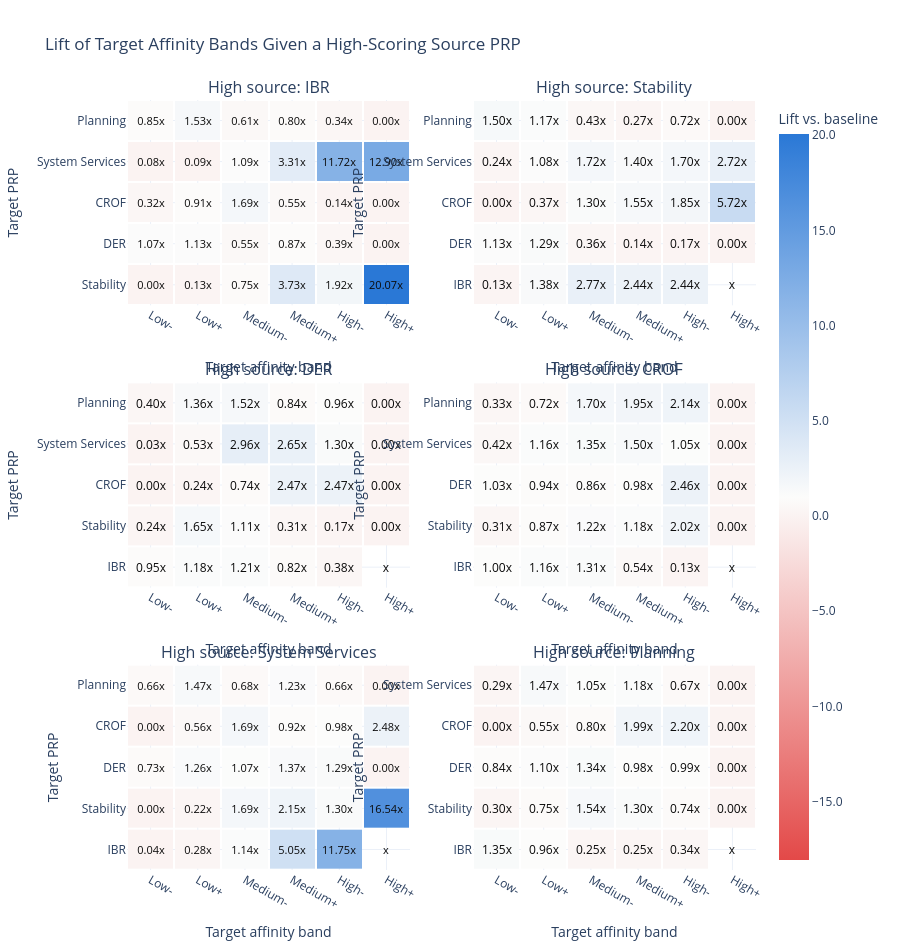

Here is the notebook cell this chart was saved with:
### Code cell
lift_heatmap_figure = make_subplots(
    rows=3,
    cols=2,
    subplot_titles=[f"High source: {source_prp}" for source_prp in programme_order],
    vertical_spacing=0.1,
)

for index, source_prp in enumerate(programme_order):
    source_prp_lift_heatmap = (
        source_target_band_diversification_summary
        .query("Source_PRP == @source_prp")
        .pivot(
            index="Target_PRP",
            columns="Affinity_Band",
            values="Lift_vs_Target_PRP_Baseline",
        )
        .reindex(
            index=[prp for prp in programme_order if prp != source_prp],
            columns=target_band_order,
        )
    )

    lift_heatmap_figure.add_trace(
        go.Heatmap(
            z=source_prp_lift_heatmap,
            x=source_prp_lift_heatmap.columns,
            y=source_prp_lift_heatmap.index,
            coloraxis="coloraxis",
            texttemplate="%{z:.2f}x",
            textfont={"color": "#0b0b0b"},
            xgap=2,
            ygap=2,
            hovertemplate=(
                f"High source PRP: {source_prp}<br>"
                "Target PRP: %{y}<br>"
                "Affinity band: %{x}<br>"
                "Lift: %{z:.2f}x<extra></extra>"
            ),
        ),
        row=index // 2 + 1,
        col=index % 2 + 1,
    )

lift_heatmap_figure.update_layout(
    title="Lift of Target Affinity Bands Given a High-Scoring Source PRP",
    height=950,
    template="plotly_white",
    coloraxis={
        "colorscale": [
            [0, "#e34948"],
            [0.5, "#fcfcfb"],
            [1, "#2a78d6"],
        ],
        "cmin": 0,
        "cmid": 1,
        "colorbar": {"title": "Lift vs. baseline", "tickformat": ".1f"},
    },
)
lift_heatmap_figure.update_xaxes(title_text="Target affinity band")
lift_heatmap_figure.update_yaxes(title_text="Target PRP")
lift_heatmap_figure.show()

### Figure 1 — Plotly figure (JSON) as saved in the notebook; plotly's stock layout.template omitted (floating-point values rounded to 4 significant figures)
{"data": [{"coloraxis": "coloraxis", "hovertemplate": "High source PRP: IBR<br>Target PRP: %{y}<br>Affinity band: %{x}<br>Lift: %{z:.2f}x<extra></extra>", "textfont": {"color": "#0b0b0b"}, "texttemplate": "%{z:.2f}x", "type": "heatmap", "x": ["Low-", "Low+", "Medium-", "Medium+", "High-", "High+"], "xaxis": "x", "xgap": 2, "y": ["Stability", "DER", "CROF", "System Services", "Planning"], "yaxis": "y", "ygap": 2, "z": [[0.0, 0.1252, 0.7476, 3.732, 1.918, 20.07], [1.075, 1.132, 0.5469, 0.8683, 0.3926, 0.0], [0.321, 0.9072, 1.686, 0.5473, 0.1368, 0.0], [0.07807, 0.08983, 1.088, 3.306, 11.72, 12.9], [0.8532, 1.533, 0.6146, 0.8011, 0.342, 0.0]]}, {"coloraxis": "coloraxis", "hovertemplate": "High source PRP: Stability<br>Target PRP: %{y}<br>Affinity band: %{x}<br>Lift: %{z:.2f}x<extra></extra>", "textfont": {"color": "#0b0b0b"}, "texttemplate": "%{z:.2f}x", "type": "heatmap", "x": ["Low-", "Low+", "Medium-", "Medium+", "High-", "High+"], "xaxis": "x2", "xgap": 2, "y": ["IBR", "DER", "CROF", "System Services", "Planning"], "yaxis": "y2", "ygap": 2, "z": [[0.1337, 1.384, 2.769, 2.444, 2.437, NaN], [1.134, 1.287, 0.3592, 0.1375, 0.1658, 0.0], [0.0, 0.3732, 1.298, 1.545, 1.849, 5.719], [0.2417, 1.085, 1.723, 1.396, 1.704, 2.723], [1.501, 1.167, 0.4325, 0.2658, 0.7221, 0.0]]}, {"coloraxis": "coloraxis", "hovertemplate": "High source PRP: DER<br>Target PRP: %{y}<br>Affinity band: %{x}<br>Lift: %{z:.2f}x<extra></extra>", "textfont": {"color": "#0b0b0b"}, "texttemplate": "%{z:.2f}x", "type": "heatmap", "x": ["Low-", "Low+", "Medium-", "Medium+", "High-", "High+"], "xaxis": "x3", "xgap": 2, "y": ["IBR", "Stability", "CROF", "System Services", "Planning"], "yaxis": "y3", "ygap": 2, "z": [[0.9467, 1.178, 1.208, 0.8155, 0.3826, NaN], [0.2412, 1.647, 1.113, 0.3078, 0.1663, 0.0], [0.0, 0.236, 0.7446, 2.467, 2.467, 0.0], [0.02933, 0.5265, 2.963, 2.647, 1.299, 0.0], [0.4007, 1.361, 1.524, 0.8385, 0.9638, 0.0]]}, {"coloraxis": "coloraxis", "hovertemplate": "High source PRP: CROF<br>Target PRP: %{y}<br>Affinity band: %{x}<br>Lift: %{z:.2f}x<extra></extra>", "textfont": {"color": "#0b0b0b"}, "texttemplate": "%{z:.2f}x", "type": "heatmap", "x": ["Low-", "Low+", "Medium-", "Medium+", "High-", "High+"], "xaxis": "x4", "xgap": 2, "y": ["IBR", "Stability", "DER", "System Services", "Planning"], "yaxis": "y4", "ygap": 2, "z": [[0.9965, 1.156, 1.307, 0.5378, 0.1328, NaN], [0.3139, 0.8737, 1.222, 1.175, 2.02, 0.0], [1.025, 0.9396, 0.8558, 0.9765, 2.457, 0.0], [0.4174, 1.16, 1.348, 1.497, 1.052, 0.0], [0.3338, 0.7177, 1.699, 1.947, 2.141, 0.0]]}, {"coloraxis": "coloraxis", "hovertemplate": "High source PRP: System Services<br>Target PRP: %{y}<br>Affinity band: %{x}<br>Lift: %{z:.2f}x<extra></extra>", "textfont": {"color": "#0b0b0b"}, "texttemplate": "%{z:.2f}x", "type": "heatmap", "x": ["Low-", "Low+", "Medium-", "Medium+", "High-", "High+"], "xaxis": "x5", "xgap": 2, "y": ["IBR", "Stability", "DER", "CROF", "Planning"], "yaxis": "y5", "ygap": 2, "z": [[0.03784, 0.2773, 1.144, 5.05, 11.75, NaN], [0.0, 0.218, 1.688, 2.151, 1.297, 16.54], [0.7338, 1.257, 1.069, 1.372, 1.295, 0.0], [0.0, 0.5625, 1.69, 0.9211, 0.9775, 2.481], [0.6643, 1.468, 0.6755, 1.227, 0.6579, 0.0]]}, {"coloraxis": "coloraxis", "hovertemplate": "High source PRP: Planning<br>Target PRP: %{y}<br>Affinity band: %{x}<br>Lift: %{z:.2f}x<extra></extra>", "textfont": {"color": "#0b0b0b"}, "texttemplate": "%{z:.2f}x", "type": "heatmap", "x": ["Low-", "Low+", "Medium-", "Medium+", "High-", "High+"], "xaxis": "x6", "xgap": 2, "y": ["IBR", "Stability", "DER", "CROF", "System Services"], "yaxis": "y6", "ygap": 2, "z": [[1.348, 0.9585, 0.2532, 0.2542, 0.3408, NaN], [0.2953, 0.7543, 1.541, 1.302, 0.7405, 0.0], [0.8417, 1.101, 1.342, 0.9805, 0.9852, 0.0], [0.0, 0.5487, 0.8003, 1.991, 2.197, 0.0], [0.2873, 1.47, 1.047, 1.179, 0.675, 0.0]]}], "layout": {"annotations": [{"font": {"size": 16}, "showarrow": false, "text": "High source: IBR", "x": 0.225, "xanchor": "center", "xref": "paper", "y": 1, "yanchor": "bottom", "yref": "paper"}, {"font": {"size": 16}, "showarrow": false, "text": "High source: Stability", "x": 0.775, "xanchor": "center", "xref": "paper", "y": 1, "yanchor": "bottom", "yref": "paper"}, {"font": {"size": 16}, "showarrow": false, "text": "High source: DER", "x": 0.225, "xanchor": "center", "xref": "paper", "y": 0.6333, "yanchor": "bottom", "yref": "paper"}, {"font": {"size": 16}, "showarrow": false, "text": "High source: CROF", "x": 0.775, "xanchor": "center", "xref": "paper", "y": 0.6333, "yanchor": "bottom", "yref": "paper"}, {"font": {"size": 16}, "showarrow": false, "text": "High source: System Services", "x": 0.225, "xanchor": "center", "xref": "paper", "y": 0.2667, "yanchor": "bottom", "yref": "paper"}, {"font": {"size": 16}, "showarrow": false, "text": "High source: Planning", "x": 0.775, "xanchor": "center", "xref": "paper", "y": 0.2667, "yanchor": "bottom", "yref": "paper"}], "coloraxis": {"cmid": 1, "cmin": 0, "colorbar": {"tickformat": ".1f", "title": {"text": "Lift vs. baseline"}}, "colorscale": [[0, "#e34948"], [0.5, "#fcfcfb"], [1, "#2a78d6"]]}, "height": 950, "title": {"text": "Lift of Target Affinity Bands Given a High-Scoring Source PRP"}, "xaxis": {"anchor": "y", "domain": [0, 0.45], "title": {"text": "Target affinity band"}}, "xaxis2": {"anchor": "y2", "domain": [0.55, 1], "title": {"text": "Target affinity band"}}, "xaxis3": {"anchor": "y3", "domain": [0, 0.45], "title": {"text": "Target affinity band"}}, "xaxis4": {"anchor": "y4", "domain": [0.55, 1], "title": {"text": "Target affinity band"}}, "xaxis5": {"anchor": "y5", "domain": [0, 0.45], "title": {"text": "Target affinity band"}}, "xaxis6": {"anchor": "y6", "domain": [0.55, 1], "title": {"text": "Target affinity band"}}, "yaxis": {"anchor": "x", "domain": [0.7333, 1], "title": {"text": "Target PRP"}}, "yaxis2": {"anchor": "x2", "domain": [0.7333, 1], "title": {"text": "Target PRP"}}, "yaxis3": {"anchor": "x3", "domain": [0.3667, 0.6333], "title": {"text": "Target PRP"}}, "yaxis4": {"anchor": "x4", "domain": [0.3667, 0.6333], "title": {"text": "Target PRP"}}, "yaxis5": {"anchor": "x5", "domain": [0, 0.2667], "title": {"text": "Target PRP"}}, "yaxis6": {"anchor": "x6", "domain": [0, 0.2667], "title": {"text": "Target PRP"}}}}
